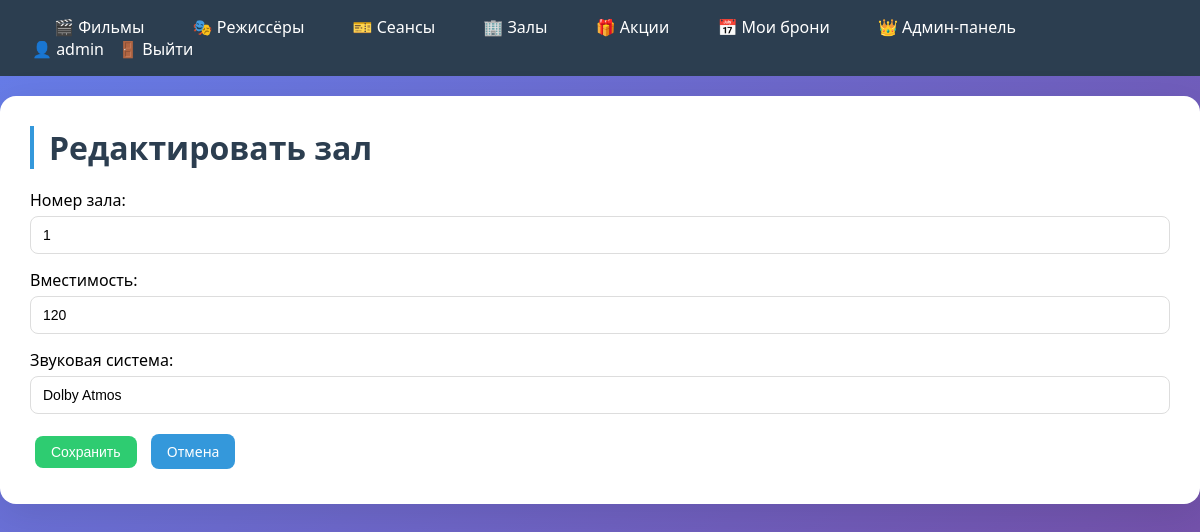
The page /halls/1/edit/ (signed in) on the database its author committed.
### cinema/models.py (models this page shows, shortened)
class User(AbstractUser):
    birth_date = models.DateField('Дата рождения', null=True, blank=True)
    groups = models.ManyToManyField(
        'auth.Group',
        verbose_name='groups',
        blank=True,
        help_text='The groups this user belongs to.',
        related_name='cinema_user_set',
        related_query_name='cinema_user',
    )
    user_permissions = models.ManyToManyField(
        'auth.Permission',
        verbose_name='user permissions',
        blank=True,
        help_text='Specific permissions for this user.',
        related_name='cinema_user_set',
        related_query_name='cinema_user',
    )
    class Meta:
        verbose_name = 'Пользователь'
        verbose_name_plural = 'Пользователи'
        swappable = 'AUTH_USER_MODEL'

class Hall(models.Model):
    number = models.IntegerField('Номер зала', unique=True)
    capacity = models.IntegerField('Вместимость')
    sound_system = models.CharField('Звуковая система', max_length=100)
    class Meta:
        verbose_name = 'Кинозал'
        verbose_name_plural = 'Кинозалы'

### cinema/views.py (the view)
# urls.py: path('halls/<int:pk>/edit/', views.hall_edit, name='hall_edit'),
@login_required
@user_passes_test(is_admin)
def hall_edit(request, pk):
    hall = get_object_or_404(Hall, pk=pk)
    if request.method == 'POST':
        form = HallForm(request.POST, instance=hall)
        if form.is_valid():
            form.save()
            return redirect('hall_list')
    else:
        form = HallForm(instance=hall)
    return render(request, 'cinema/hall_form.html', {'form': form, 'title': 'Редактировать зал'})

### cinema/forms.py
class HallForm(forms.ModelForm):
    class Meta:
        model = Hall
        fields = ['number', 'capacity', 'sound_system']

### cinema/views.py (called while the page is built)
def is_admin(user):
    return user.is_staff or user.is_superuser

### cinema/templates/cinema/hall_form.html (shortened to what this page needs)
{% extends 'cinema/base.html' %}
{% block content %}
<h1>{{ title }}</h1>
<form method="post">
    {{ form.as_p }}
    <button type="submit" class="btn btn-success">Сохранить</button>
    <a href="{% url 'hall_list' %}" class="btn">Отмена</a>
</form>
{% endblock %}

### cinema/templates/cinema/base.html (shortened to what this page needs)
{% load static %}
<!DOCTYPE html>
<html lang="ru">
<head>
    <link rel="stylesheet" href="{% static 'cinema/style.css' %}">
</head>
<body>
    <nav>
        <div>
            <a href="{% url 'movie_list' %}">🎬 Фильмы</a>
            <a href="{% url 'director_list' %}">🎭 Режиссёры</a>
            <a href="{% url 'session_list' %}">🎫 Сеансы</a>
            <a href="{% url 'hall_list' %}">🏢 Залы</a>
            <a href="{% url 'promotion_list' %}">🎁 Акции</a>
            {% if user.is_authenticated %}
                <a href="{% url 'my_bookings' %}">📅 Мои брони</a>
            {% endif %}
            {% if user.is_staff %}
                <a href="{% url 'admin_panel' %}">👑 Админ-панель</a>
            {% endif %}
        </div>
        <div>
            {% if user.is_authenticated %}
                <span>👤 {{ user.username }}</span>
                <form method="post" action="{% url 'logout' %}" style="display: inline;">
                    <button type="submit">🚪 Выйти</button>
                </form>
            {% else %}
                <a href="{% url 'login' %}">🔐 Вход</a>
                <a href="{% url 'register' %}">📝 Регистрация</a>
            {% endif %}
        </div>
    </nav>
    <div class="container">
        {% block content %}{% endblock %}
    </div>
</body>
</html>

### cinema/static/cinema/style.css (style rules this page uses)
* { margin: 0; padding: 0; box-sizing: border-box; }
body { font-family: Arial, sans-serif; background: #f5f5f5; }
nav { background: #2c3e50; color: white; padding: 1rem 2rem; display: flex; justify-content: space-between; align-items: center; flex-wrap: wrap; }
nav a { color: white; text-decoration: none; margin: 0 10px; }
nav button { background: none; border: none; color: white; cursor: pointer; font: inherit; margin: 0 10px; }
.container { max-width: 1200px; margin: 20px auto; padding: 20px; background: white; border-radius: 8px; box-shadow: 0 0 10px rgba(0, 0, 0, 0.1); }
h1 { margin-bottom: 20px; color: #2c3e50; }
.btn { display: inline-block; padding: 8px 16px; background: #3498db; color: white; text-decoration: none; border-radius: 4px; margin: 5px; border: none; cursor: pointer; font-size: 14px; }
.btn-success { background: #2ecc71; }
form input, form textarea, form select { width: 100%; padding: 8px; margin: 5px 0 15px; border: 1px solid #ddd; border-radius: 4px; }
a { text-decoration: none !important; }
.btn { text-decoration: none !important; }
body { font-family: 'Segoe UI', Tahoma, Geneva, Verdana, sans-serif; background: linear-gradient(135deg, #667eea 0%, #764ba2 100%); min-height: 100vh; }
a { text-decoration: none; color: #3498db; transition: all 0.3s ease; position: relative; }
nav a { color: white; font-weight: 500; padding: 8px 12px; border-radius: 8px; transition: all 0.3s ease; }
.container { max-width: 1200px; margin: 20px auto; padding: 30px; background: white; border-radius: 16px; box-shadow: 0 10px 40px rgba(0, 0, 0, 0.1); }
h1 { font-size: 2rem; color: #2c3e50; margin-bottom: 20px; border-left: 4px solid #3498db; padding-left: 15px; }
.btn { display: inline-block; padding: 8px 16px; border-radius: 8px; font-size: 14px; font-weight: 500; text-align: center; cursor: pointer; transition: all 0.3s ease; border: none; background: #3498db; color: white; }
form input, form textarea, form select { width: 100%; padding: 10px 12px; margin: 5px 0 15px; border: 1px solid #ddd; border-radius: 8px; font-size: 14px; transition: all 0.3s ease; }

### rows shown on the page
User: username "admin"
Hall: number "1", capacity "120", sound_system "Dolby Atmos"

### other values the page prints
{{ title }} "Редактировать зал"
